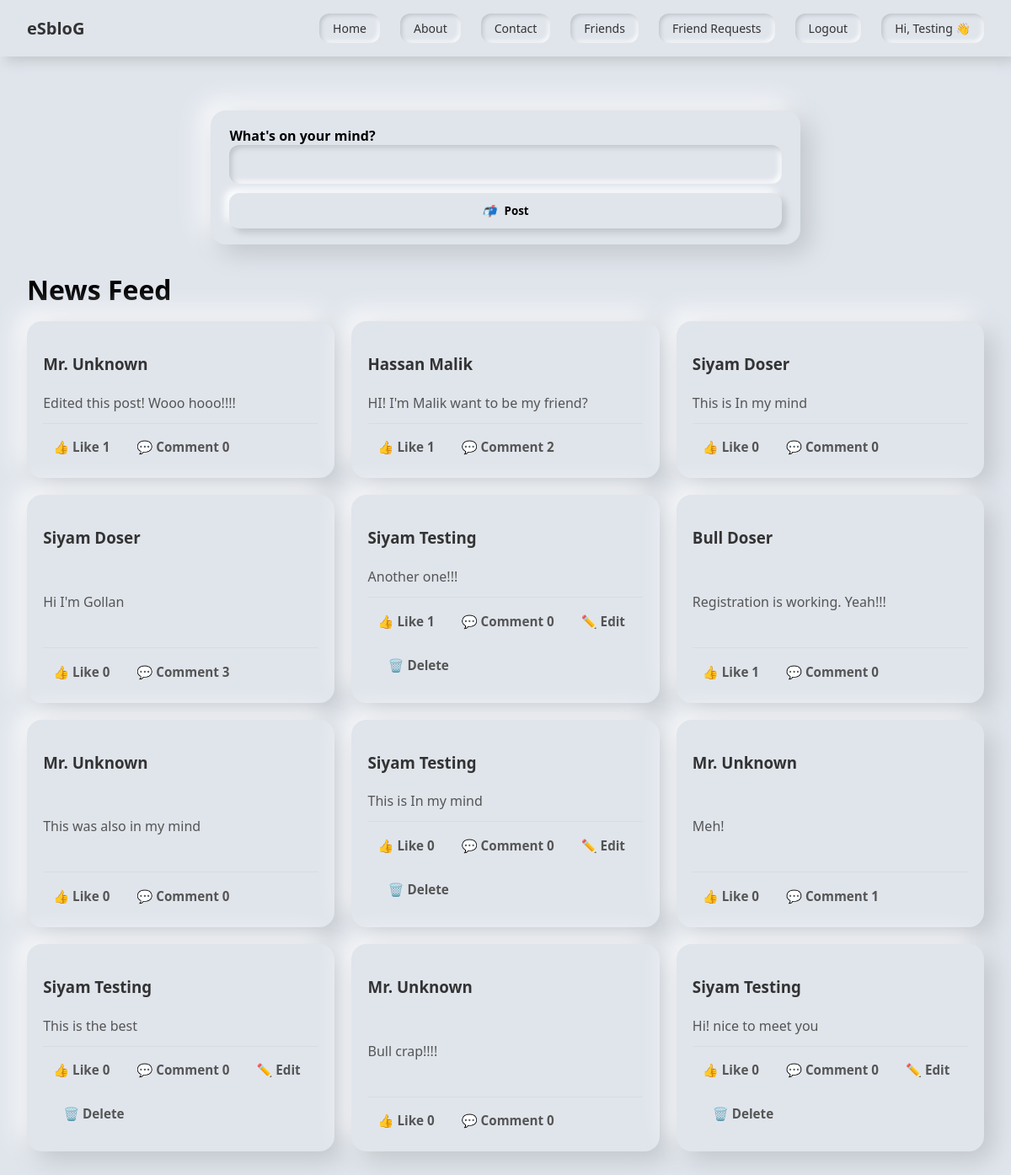
Page /dashboard/dash/ (signed in) on the committed database.
### dashboard/models.py (models this page shows, shortened)
class Login_info_new_p(models.Model):
    fname = models.CharField(max_length=100,default="Mr.")
    lname = models.CharField(max_length=100,default="Unknown")
    email = models.EmailField(max_length=50)
    password = models.CharField(max_length=50)

class User_posts(models.Model):
    id = models.AutoField(primary_key=True)
    u_name = models.ForeignKey(Login_info_new_p,on_delete=models.CASCADE)
    post = models.CharField(max_length=100)
    create_at = models.DateTimeField(auto_now_add=True)

### dashboard/views.py (the view)
# urls.py: path('dash/',views.demo,name="home"),
def demo(request):
    U_id = request.session.get('user_id')
    posts = User_posts.objects.all().order_by('-create_at')
    post_data = []
    for post in posts:
        log_user = post.u_name
        post_data.append({
            "id": post.id,
            "name": f"{log_user.fname} {log_user.lname}",
            "post": post.post,
            "likes": Like.objects.filter(post=post).count(),
            "comments": User_comment.objects.filter(post=post).count(),
            "is_owner": (U_id == log_user.id),  # True/False
        })
    return render(request, "dashboard/landing_page.html", {"posts": post_data})

### dashboard/templates/dashboard/landing_page.html (shortened to what this page needs)
{% include "dashboard/header.html" %}
<div class="page">
  <form id="postForm" method="POST" action="{% url 'add_post' %}" class="card composer">
    <div class="input-group">
      <label>What's on your mind?</label>
      <input type="text" name="post" required />
    </div>
    <button type="submit" class="action-btn">
      <i>📬</i> Post
    </button>
  </form>
  <h1 style="margin: 1rem 0;">News Feed</h1>
  <div class="feed-grid">
    {% for post in posts %}
    <div class="post-card">
      <h3 class="username">{{ post.name }}</h3>
      <p class="content">{{ post.post }}</p>
      <div class="actions">
        <button class="like-btn" data-id="{{ post.id }}">👍 Like {{ post.likes }}</button>
        <a class="comment-btn" href="{% url 'add_comment' post.id %}">💬 Comment {{ post.comments }}</a>
        {% if post.is_owner %}
          <a class="edit-btn" href="{% url 'edit_post' post.id %}">✏️ Edit</a>
          <form method="POST" action="{% url 'delete_post' post.id %}">
            <button type="submit" class="delete-btn">🗑️ Delete</button>
          </form>
        {% endif %}
      </div>
    </div>
    {% endfor %}
  </div>
</div>
{% include "dashboard/footer.html" %}

### dashboard/templates/dashboard/header.html (shortened to what this page needs)
{% load static %}
<!DOCTYPE html>
<html lang="en">
<head>
</head>
<body>
  <nav class="navbar" role="navigation" aria-label="main">
    <a class="logo" href="{% url 'home' %}">eSbloG</a>
    <ul>
      <li><a href="{% url 'home' %}">Home</a></li>
      <li><a href="{% url 'home' %}">About</a></li>
      <li><a href="{% url 'home' %}">Contact</a></li>
      {% if request.session.user_id %}
        <li><a href="{% url 'friends' %}">Friends</a></li>
        <li><a href="{% url 'friends_req' %}">Friend Requests</a></li>
        <li><a href="{% url 'logout' %}">Logout</a></li>
        <li><a href="{% url 'mypost' %}">Hi, {{ request.session.name }} 👋</a></li>
      {% else %}
        <li><a href="{% url 'login' %}">Login</a></li>
      {% endif %}
    </ul>
  </nav>
  <div class="page-wrap">

### dashboard/templates/dashboard/header.html (style rules this page uses)
* { box-sizing: border-box; font-family: 'Segoe UI', sans-serif; }
body { background: #e0e5ec; display: flex; flex-direction: column; align-items: center; min-height: 100vh; margin: 0; }
.navbar { width: 100%; background: #e0e5ec; padding: 1rem 2rem; display: flex; justify-content: space-between; align-items: center; box-shadow: 5px 5px 15px #bec3c9, -5px -5px 15px #ffffff; position: sticky; top: 0; left: 0; z-index: 1000; }
.navbar .logo { font-size: 20px; font-weight: bold; color: #333; text-decoration: none; }
.navbar ul { list-style: none; display: flex; gap: 1.5rem; margin: 0; padding: 0; }
.navbar ul li { display: inline; }
.navbar ul li a { text-decoration: none; color: #333; padding: 0.5rem 1rem; border-radius: 12px; background: #e0e5ec; box-shadow: inset 2px 2px 5px #bec3c9, inset -2px -2px 5px #ffffff; font-size: 14px; transition: all 0.2s ease-in-out; display: inline-block; }
.page-wrap { width: 100%; display: flex; justify-content: center; padding: 2rem 1rem; }

### dashboard/templates/dashboard/landing_page.html (style rules this page uses)
.page { max-width: 1200px; margin: 2rem auto; padding: 0 16px; }
.card { background: #e0e5ec; padding: 1.2rem 1.4rem; border-radius: 18px; box-shadow: 10px 10px 30px #bec3c9, -10px -10px 30px #ffffff; }
.composer { margin-bottom: 2rem; max-width: 700px; margin-left: auto; margin-right: auto; }
.composer .input-group label { font-weight: 600; }
.composer .input-group input { width: 100%; padding: 0.8rem 1rem; border-radius: 12px; border: none; background: #e0e5ec; box-shadow: inset 3px 3px 6px #bec3c9, inset -3px -3px 6px #ffffff; font-size: 15px; }
.action-btn { width: 100%; padding: 0.75rem 1rem; border: none; margin-top: 0.7rem; border-radius: 12px; background: #e0e5ec; box-shadow: 5px 5px 10px #bec3c9, -5px -5px 10px #ffffff; font-weight: 700; cursor: pointer; }
.action-btn i { margin-right: 6px; }
.feed-grid { display: grid; gap: 20px; grid-template-columns: repeat(1, 1fr); }
@media (min-width: 700px) { .feed-grid { grid-template-columns: repeat(2, 1fr); } }
@media (min-width: 1024px) { .feed-grid { grid-template-columns: repeat(3, 1fr); } }
.post-card { background: #e0e5ec; padding: 1.2rem; border-radius: 18px; box-shadow: 10px 10px 30px #bec3c9, -10px -10px 30px #ffffff; display: flex; flex-direction: column; justify-content: space-between; }
.username { font-weight: 700; margin-bottom: 0.35rem; color: #333; }
.content { color: #555; line-height: 1.5; margin-bottom: 0.75rem; }
.actions { display: flex; flex-wrap: wrap; gap: 8px; border-top: 1px solid #d7dbe2; padding-top: 0.6rem; }
.actions button, .actions a, .actions form { display: inline-flex; align-items: center; justify-content: center; gap: 4px; padding: 0.5rem 0.75rem; border-radius: 10px; border: none; background: none; cursor: pointer; font-size: 0.95rem; font-weight: 600; color: #555; text-decoration: none; }
.actions form { margin: 0; }
a { text-decoration: none; color: inherit; }

### rows in the picture
Login_info_new_p: session.name "Testing"
User_posts: post "Edited this post! Wooo hooo!!!!"
User_posts: post "HI! I'm Malik want to be my friend?"
User_posts: post "This is In my mind"
User_posts: post "Hi I'm Gollan"
User_posts: post "Another one!!!"
User_posts: post "Registration is working. Yeah!!!"
User_posts: post "This was also in my mind"
User_posts: post "This is In my mind"
User_posts: post "Meh!"
User_posts: post "This is the best"
User_posts: post "Bull crap!!!!"
User_posts: post "Hi! nice to meet you"

### other values in the picture
{{ post.name }} "Mr. Unknown" "Hassan Malik" "Siyam Doser" "Siyam Doser" "Siyam Testing" "Bull Doser" "Mr. Unknown" "Siyam Testing" "Mr. Unknown" "Siyam Testing" "Mr. Unknown" "Siyam Testing"
{{ post.likes }} "1" "1" "0" "0" "1" "1" "0" "0" "0" "0" "0" "0"
{{ post.comments }} "0" "2" "0" "3" "0" "0" "0" "0" "1" "0" "0" "0"
